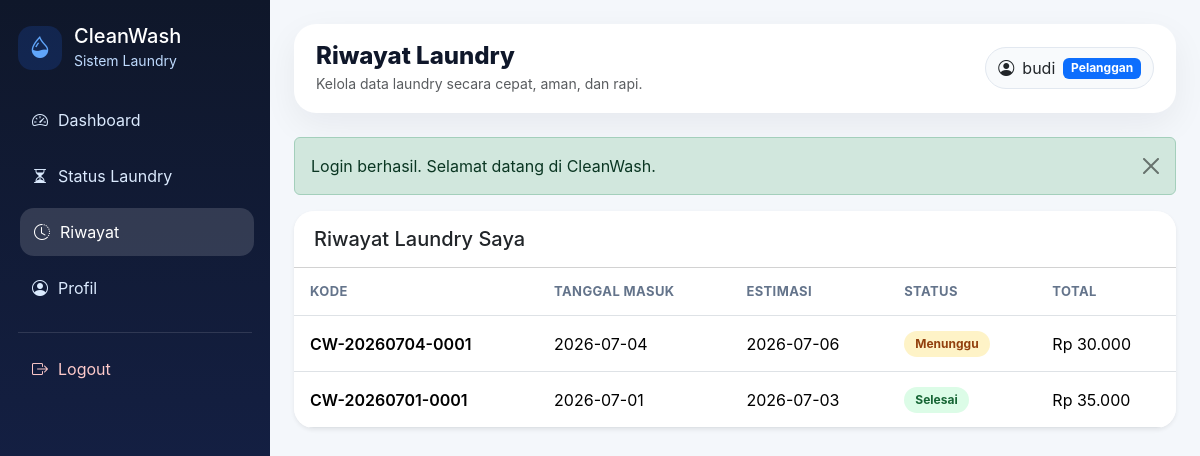
The app's page /index.php?page=pelanggan/riwayat (signed in) with its own data.
### tables this page shows
CREATE TABLE `pelanggan` (
  `id` int(11) NOT NULL,
  `user_id` int(11) NOT NULL,
  `nama` varchar(100) NOT NULL,
  `no_hp` varchar(20) NOT NULL,
  `alamat` text NOT NULL,
  `created_at` timestamp NOT NULL DEFAULT current_timestamp(),
  `updated_at` timestamp NOT NULL DEFAULT current_timestamp() ON UPDATE current_timestamp()
);

CREATE TABLE `users` (
  `id` int(11) NOT NULL,
  `username` varchar(50) NOT NULL,
  `email` varchar(100) NOT NULL,
  `password` varchar(255) NOT NULL,
  `role` enum('admin','pelanggan') NOT NULL,
  `created_at` timestamp NOT NULL DEFAULT current_timestamp(),
  `updated_at` timestamp NOT NULL DEFAULT current_timestamp() ON UPDATE current_timestamp()
);

CREATE TABLE `transaksi` (
  `id` int(11) NOT NULL,
  `kode_transaksi` varchar(30) NOT NULL,
  `pelanggan_id` int(11) NOT NULL,
  `tanggal_masuk` date NOT NULL,
  `tanggal_selesai_est` date NOT NULL,
  `status` enum('Menunggu','Dicuci','Dikeringkan','Disetrika','Selesai','Diambil') NOT NULL DEFAULT 'Menunggu',
  `total_harga` decimal(12,2) NOT NULL DEFAULT 0.00,
  `created_at` timestamp NOT NULL DEFAULT current_timestamp(),
  `updated_at` timestamp NOT NULL DEFAULT current_timestamp() ON UPDATE current_timestamp()
);

### controllers/BaseController.php (called while the page is built, shortened)
<?php
abstract class BaseController
{
    protected function view(string $view, array $data = []): void
    {
        extract($data);
        $viewFile = __DIR__ . '/../views/' . $view . '.php';
        require __DIR__ . '/../views/layouts/header.php';
        require $viewFile;
        require __DIR__ . '/../views/layouts/footer.php';
    }
}

### controllers/CustomerController.php (called while the page is built, shortened)
<?php
class CustomerController extends BaseController
{
    private Pelanggan $pelangganModel;
    private Transaksi $transaksiModel;
    public function __construct(mysqli $db, Auth $auth)
    {
        $this->pelangganModel = new Pelanggan($db);
        $this->transaksiModel = new Transaksi($db);
    }
    public function riwayat(): void
    {
        $pelanggan = $this->pelangganModel->getByUserId((int)$_SESSION['user']['id']);
        $transaksi = $pelanggan ? $this->transaksiModel->getByPelangganId((int)$pelanggan['id']) : [];
        $this->view('pelanggan/riwayat', [
            'title' => 'Riwayat Laundry',
            'transaksi' => $transaksi,
        ]);
    }
}

### index.php (called while the page is built, shortened)
<?php
require_once __DIR__ . '/config/helpers.php';
require_once __DIR__ . '/models/Pelanggan.php';
require_once __DIR__ . '/models/Transaksi.php';
require_once __DIR__ . '/controllers/BaseController.php';
require_once __DIR__ . '/controllers/AdminController.php';
require_once __DIR__ . '/controllers/LaporanController.php';
require_once __DIR__ . '/controllers/CustomerController.php';
try {
    $db = (new Database())->getConnection();
    $userModel = new User($db);
    $auth = new Auth($userModel);
    $page = $_GET['page'] ?? 'login';
    match ($page) {
        'login' => (new AuthController($db, $auth))->login(),
        'register' => (new AuthController($db, $auth))->register(),
        'logout' => (new AuthController($db, $auth))->logout(),
        'admin/dashboard' => (new AdminController($db, $auth))->dashboard(),
        'admin/pelanggan' => (new PelangganController($db, $auth))->index(),
        'admin/pelanggan/create' => (new PelangganController($db, $auth))->create(),
        'admin/pelanggan/edit' => (new PelangganController($db, $auth))->edit(),
        'admin/pelanggan/delete' => (new PelangganController($db, $auth))->delete(),
        'admin/layanan' => (new LayananController($db, $auth))->index(),
        'admin/layanan/create' => (new LayananController($db, $auth))->create(),
        'admin/layanan/edit' => (new LayananController($db, $auth))->edit(),
        'admin/layanan/delete' => (new LayananController($db, $auth))->delete(),
        'admin/transaksi' => (new TransaksiController($db, $auth))->index(),
        'admin/transaksi/create' => (new TransaksiController($db, $auth))->create(),
        'admin/transaksi/edit' => (new TransaksiController($db, $auth))->edit(),
        'admin/transaksi/detail' => (new TransaksiController($db, $auth))->detail(),
        'admin/transaksi/status' => (new TransaksiController($db, $auth))->updateStatus(),
        'admin/transaksi/delete' => (new TransaksiController($db, $auth))->delete(),
        'admin/laporan' => (new LaporanController($db, $auth))->index(),
        'admin/users' => (new UserController($db, $auth))->index(),
        'admin/users/role' => (new UserController($db, $auth))->updateRole(),
        'pelanggan/dashboard' => (new CustomerController($db, $auth))->dashboard(),
        'pelanggan/status' => (new CustomerController($db, $auth))->status(),
        'pelanggan/riwayat' => (new CustomerController($db, $auth))->riwayat(),
        'pelanggan/profil' => (new CustomerController($db, $auth))->profil(),
        default => redirect($auth->check() ? ($_SESSION['user']['role'] === 'admin' ? 'admin/dashboard' : 'pelanggan/dashboard') : 'login'),
    };
} catch (Throwable $e) {
    http_response_code(500);
    $message = e($e->getMessage());
    ?>
    <!doctype html>
    <html lang="id">
    <head>
        <meta charset="utf-8">
        <meta name="viewport" content="width=device-width, initial-scale=1">
        <title>Kesalahan Aplikasi - CleanWash</title>
        <link href="https://cdn.jsdelivr.net/npm/bootstrap@5.3.3/dist/css/bootstrap.min.css" rel="stylesheet">
        <link href="assets/css/style.css" rel="stylesheet">
    </head>
    <body class="bg-light">
        <div class="container py-5">
            <div class="row justify-content-center">
                <div class="col-lg-7">
                    <div class="card border-0 shadow-sm">
                        <div class="card-body p-4 p-md-5">
                            <h3 class="fw-bold text-danger mb-3">Aplikasi belum bisa dijalankan</h3>
                            <p class="mb-3"><?= $message ?></p>
                            <div class="alert alert-info">
                                <strong>Solusi cepat:</strong> pastikan MySQL XAMPP aktif dan database <code>db_laundry</code> sudah dibuat dengan menjalankan script <code>database/laundry.sql</code> melalui CMD/Shell XAMPP.
                            </div>
                            <a href="README.md" class="btn btn-primary">Lihat README</a>
                        </div>
                    </div>
                </div>
            </div>
        </div>
    </body>
    </html>
    <?php
}

### models/Pelanggan.php (called while the page is built, shortened)
<?php
class Pelanggan
{
    private mysqli $db;
    public function __construct(mysqli $db)
    {
        $this->db = $db;
    }
    public function getByUserId(int $userId): ?array
    {
        $sql = "SELECT p.*, u.username, u.email, u.id AS user_id
                FROM pelanggan p
                JOIN users u ON p.user_id = u.id
                WHERE p.user_id = ? LIMIT 1";
        $stmt = $this->db->prepare($sql);
        $stmt->bind_param('i', $userId);
        $stmt->execute();
        $row = $stmt->get_result()->fetch_assoc();
        return $row ?: null;
    }
}

### models/Transaksi.php (called while the page is built, shortened)
<?php
class Transaksi
{
    private mysqli $db;
    public function __construct(mysqli $db)
    {
        $this->db = $db;
    }
    public function getByPelangganId(int $pelangganId): array
    {
        $sql = "SELECT * FROM transaksi WHERE pelanggan_id = ? ORDER BY id DESC";
        $stmt = $this->db->prepare($sql);
        $stmt->bind_param('i', $pelangganId);
        $stmt->execute();
        return $stmt->get_result()->fetch_all(MYSQLI_ASSOC);
    }
}

### views/pelanggan/riwayat.php (the view, shortened to what this page needs)
<div class="card border-0 shadow-sm">
    <div class="card-header bg-white"><h5 class="mb-0">Riwayat Laundry Saya</h5></div>
    <div class="card-body p-0">
        <div class="table-responsive">
            <table class="table table-hover align-middle mb-0">
                <thead><tr><th>Kode</th><th>Tanggal Masuk</th><th>Estimasi</th><th>Status</th><th>Total</th></tr></thead>
                <tbody>
                <?php foreach ($transaksi as $row): ?>
                    <tr>
                        <td class="fw-semibold"><?= e($row['kode_transaksi']) ?></td>
                        <td><?= e($row['tanggal_masuk']) ?></td>
                        <td><?= e($row['tanggal_selesai_est']) ?></td>
                        <td><span class="badge status-badge status-<?= strtolower($row['status']) ?>"><?= e($row['status']) ?></span></td>
                        <td><?= rupiah($row['total_harga']) ?></td>
                    </tr>
                <?php endforeach; ?>
                </tbody>
            </table>
        </div>
    </div>
</div>

### views/layouts/header.php (shortened to what this page needs)
<?php $user = $_SESSION['user'] ?? null; ?>
<!doctype html>
<html lang="id">
<head>
    <link href="https://cdn.jsdelivr.net/npm/bootstrap@5.3.3/dist/css/bootstrap.min.css" rel="stylesheet">
    <link href="https://cdn.jsdelivr.net/npm/bootstrap-icons@1.11.3/font/bootstrap-icons.min.css" rel="stylesheet">
    <link href="assets/css/style.css" rel="stylesheet">
</head>
<body>
<div class="app-wrapper">
    <aside class="sidebar">
        <div class="brand mb-4">
            <div class="brand-icon"><i class="bi bi-droplet-half"></i></div>
            <div>
                <h5 class="mb-0">CleanWash</h5>
                <small>Sistem Laundry</small>
            </div>
        </div>
        <?php if (($user['role'] ?? '') === 'admin'): ?>
            <a class="nav-link <?= current_page()==='admin/dashboard'?'active':'' ?>" href="index.php?page=admin/dashboard"><i class="bi bi-speedometer2"></i> Dashboard</a>
            <a class="nav-link <?= str_starts_with(current_page(),'admin/pelanggan')?'active':'' ?>" href="index.php?page=admin/pelanggan"><i class="bi bi-people"></i> Pelanggan</a>
            <a class="nav-link <?= str_starts_with(current_page(),'admin/layanan')?'active':'' ?>" href="index.php?page=admin/layanan"><i class="bi bi-bag-check"></i> Layanan</a>
            <a class="nav-link <?= str_starts_with(current_page(),'admin/transaksi')?'active':'' ?>" href="index.php?page=admin/transaksi"><i class="bi bi-receipt"></i> Transaksi</a>
            <a class="nav-link <?= str_starts_with(current_page(),'admin/laporan')?'active':'' ?>" href="index.php?page=admin/laporan"><i class="bi bi-file-earmark-bar-graph"></i> Laporan</a>
            <a class="nav-link <?= str_starts_with(current_page(),'admin/users')?'active':'' ?>" href="index.php?page=admin/users"><i class="bi bi-person-gear"></i> Kelola User</a>
        <?php else: ?>
            <a class="nav-link <?= current_page()==='pelanggan/dashboard'?'active':'' ?>" href="index.php?page=pelanggan/dashboard"><i class="bi bi-speedometer2"></i> Dashboard</a>
            <a class="nav-link <?= current_page()==='pelanggan/status'?'active':'' ?>" href="index.php?page=pelanggan/status"><i class="bi bi-hourglass-split"></i> Status Laundry</a>
            <a class="nav-link <?= current_page()==='pelanggan/riwayat'?'active':'' ?>" href="index.php?page=pelanggan/riwayat"><i class="bi bi-clock-history"></i> Riwayat</a>
            <a class="nav-link <?= current_page()==='pelanggan/profil'?'active':'' ?>" href="index.php?page=pelanggan/profil"><i class="bi bi-person-circle"></i> Profil</a>
        <?php endif; ?>
        <div class="sidebar-footer">
            <a class="nav-link logout" href="index.php?page=logout"><i class="bi bi-box-arrow-right"></i> Logout</a>
        </div>
    </aside>
    <main class="main-content">
        <nav class="topbar mb-4">
            <div>
                <h4 class="page-title mb-0"><?= e($title ?? 'CleanWash') ?></h4>
                <small class="text-muted">Kelola data laundry secara cepat, aman, dan rapi.</small>
            </div>
            <div class="user-chip">
                <i class="bi bi-person-circle"></i>
                <span><?= e($user['username'] ?? 'User') ?></span>
                <span class="badge text-bg-primary text-capitalize"><?= e($user['role'] ?? '') ?></span>
            </div>
        </nav>

### assets/css/style.css (style rules this page uses)
:root { --primary: #2563eb; --primary-dark: #1e40af; --bg-soft: #f4f7fb; --sidebar: #0f172a; --text-muted: #64748b; }
* { box-sizing: border-box; }
body { background: var(--bg-soft); font-family: Inter, system-ui, -apple-system, BlinkMacSystemFont, "Segoe UI", sans-serif; }
.app-wrapper { min-height: 100vh; display: flex; }
.sidebar { width: 270px; min-height: 100vh; background: linear-gradient(180deg, #0f172a, #172554); color: #fff; padding: 24px 18px; position: fixed; left: 0; top: 0; bottom: 0; overflow-y: auto; }
.main-content { margin-left: 270px; width: calc(100% - 270px); padding: 24px; }
.brand { display: flex; align-items: center; gap: 12px; }
.brand small { color: #bfdbfe; }
.brand-icon { width: 44px; height: 44px; border-radius: 14px; background: rgba(37, 99, 235, .18); display: grid; place-items: center; color: #60a5fa; font-size: 22px; }
.sidebar .nav-link { color: #dbeafe; padding: 12px 14px; border-radius: 14px; margin-bottom: 8px; display: flex; align-items: center; gap: 10px; transition: .2s; }
.sidebar .nav-link:hover, .sidebar .nav-link.active { background: rgba(255,255,255,.14); color: #fff; transform: translateX(2px); }
.sidebar-footer { border-top: 1px solid rgba(255,255,255,.12); padding-top: 12px; margin-top: 20px; }
.sidebar .logout { color: #fecaca; }
.topbar { background: #fff; border-radius: 22px; padding: 18px 22px; box-shadow: 0 12px 35px rgba(15,23,42,.06); display: flex; justify-content: space-between; align-items: center; gap: 16px; }
.page-title { font-weight: 800; color: #0f172a; }
.user-chip { background: #f8fafc; border: 1px solid #e2e8f0; border-radius: 999px; padding: 8px 12px; display: flex; align-items: center; gap: 8px; }
.card { border-radius: 20px; overflow: hidden; }
.card-header { padding: 16px 20px; }
.table thead th { font-size: 13px; text-transform: uppercase; letter-spacing: .03em; color: #64748b; }
.table td, .table th { padding: 14px 16px; }
.status-badge { border-radius: 999px; padding: 7px 11px; }
.status-menunggu { background: #fef3c7; color: #92400e; }
.status-selesai { background: #dcfce7; color: #166534; }

### records on screen
pelanggan: user.username "budi"
transaksi: kode_transaksi "CW-20260704-0001", tanggal_masuk "2026-07-04", tanggal_selesai_est "2026-07-06", status "Menunggu", total_harga "Rp 30.000"
transaksi: kode_transaksi "CW-20260701-0001", tanggal_masuk "2026-07-01", tanggal_selesai_est "2026-07-03", status "Selesai", total_harga "Rp 35.000"

### other values on screen
$title "Riwayat Laundry"
$user['role'] "Pelanggan"
$message "Login berhasil. Selamat datang di CleanWash."
